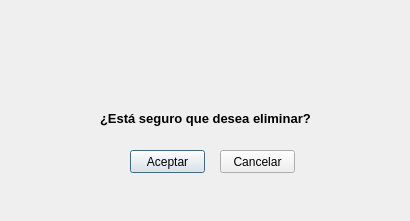
<?xml version="1.0" encoding="UTF-8"?>
<ui version="4.0">
 <class>dlgAvisos</class>
 <widget class="QDialog" name="dlgAvisos">
  <property name="windowModality">
   <enum>Qt::WindowModal</enum>
  </property>
  <property name="geometry">
   <rect>
    <x>0</x>
    <y>0</y>
    <width>410</width>
    <height>221</height>
   </rect>
  </property>
  <property name="windowTitle">
   <string>Dialog</string>
  </property>
  <widget class="QLabel" name="lblAvisos">
   <property name="geometry">
    <rect>
     <x>180</x>
     <y>20</y>
     <width>61</width>
     <height>61</height>
    </rect>
   </property>
   <property name="text">
    <string/>
   </property>
   <property name="pixmap">
    <pixmap resource="img/avisos.qrc">:/avisos/aviso.png</pixmap>
   </property>
   <property name="scaledContents">
    <bool>true</bool>
   </property>
  </widget>
  <widget class="QLabel" name="lblMensaviso">
   <property name="geometry">
    <rect>
     <x>100</x>
     <y>110</y>
     <width>221</width>
     <height>16</height>
    </rect>
   </property>
   <property name="font">
    <font>
     <pointsize>10</pointsize>
     <weight>75</weight>
     <bold>true</bold>
    </font>
   </property>
   <property name="text">
    <string>¿Está seguro que desea eliminar?</string>
   </property>
  </widget>
  <widget class="QPushButton" name="btnAceptaviso">
   <property name="geometry">
    <rect>
     <x>130</x>
     <y>150</y>
     <width>75</width>
     <height>23</height>
    </rect>
   </property>
   <property name="text">
    <string>Aceptar</string>
   </property>
   <attribute name="buttonGroup">
    <string notr="true">btnboxAceptCancel</string>
   </attribute>
  </widget>
  <widget class="QPushButton" name="btnCancelaviso">
   <property name="geometry">
    <rect>
     <x>220</x>
     <y>150</y>
     <width>75</width>
     <height>23</height>
    </rect>
   </property>
   <property name="text">
    <string>Cancelar</string>
   </property>
   <attribute name="buttonGroup">
    <string notr="true">btnboxAceptCancel</string>
   </attribute>
  </widget>
 </widget>
 <resources>
  <include location="img/avisos.qrc"/>
 </resources>
 <connections/>
 <buttongroups>
  <buttongroup name="btnboxAceptCancel"/>
 </buttongroups>
</ui>
